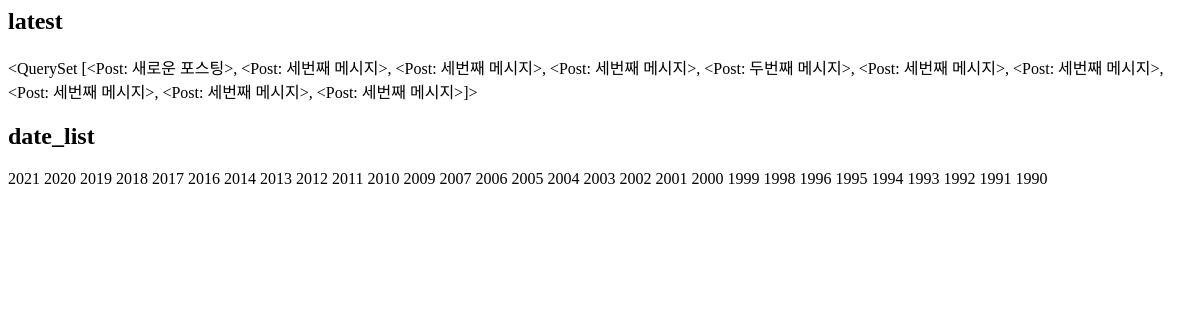
Page /k-instagram/archive/ on the earlier database version.
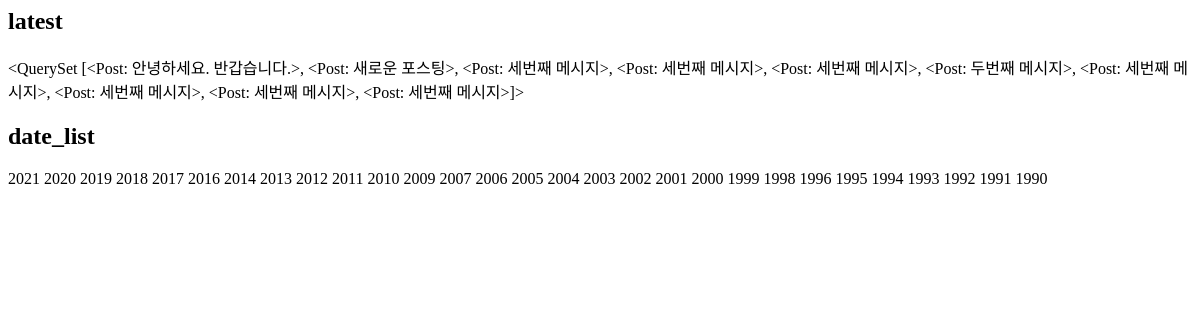
Same page on the later database version.
### instagram/models.py (models this page shows, shortened)
class Post(models.Model):
    author = models.ForeignKey(settings.AUTH_USER_MODEL, on_delete=models.CASCADE)
    message = models.TextField(
        validators=[MinLengthValidator(10)]
    )
    photo = models.ImageField(blank=True, upload_to='instagram/post/%Y/%m/%d')
    tag_set = models.ManyToManyField('Tag', blank=True)
    is_public = models.BooleanField(default=False, verbose_name='공개여부')
    created_at = models.DateTimeField(auto_now_add=True)
    updated_at = models.DateTimeField(auto_now=True)
    def __str__(self):
        return self.message
    class Meta:
        ordering = ['-id']

### instagram/templates/instagram/post_archive.html
<h2>latest</h2>
{{ latest }}
<h2>date_list</h2>
{% for date in date_list %}
    {{ date.year }}
{% endfor %}

Differences in the rows shown:
no longer on this page (row unchanged): Post: message.message "<QuerySet [<Post: 새로운 포스팅>, <Post: 세번째 메시지>, <Post: 세번째 메시지>, <Post: 세번째 메시지>, <Post: 두번째 메시지>, <Post: 세번째 메시지>, <Post: 세번째 메시지>, <Post: 세번째 메시지>, <Post: 세번째 메시지>, <Post: 세번째 메시지>]>"
added Post: message.message "<QuerySet [<Post: 안녕하세요. 반갑습니다.>, <Post: 새로운 포스팅>, <Post: 세번째 메시지>, <Post: 세번째 메시지>, <Post: 세번째 메시지>, <Post: 두번째 메시지>, <Post: 세번째 메시지>, <Post: 세번째 메시지>, <Post: 세번째 메시지>, <Post: 세번째 메시지>]>"
